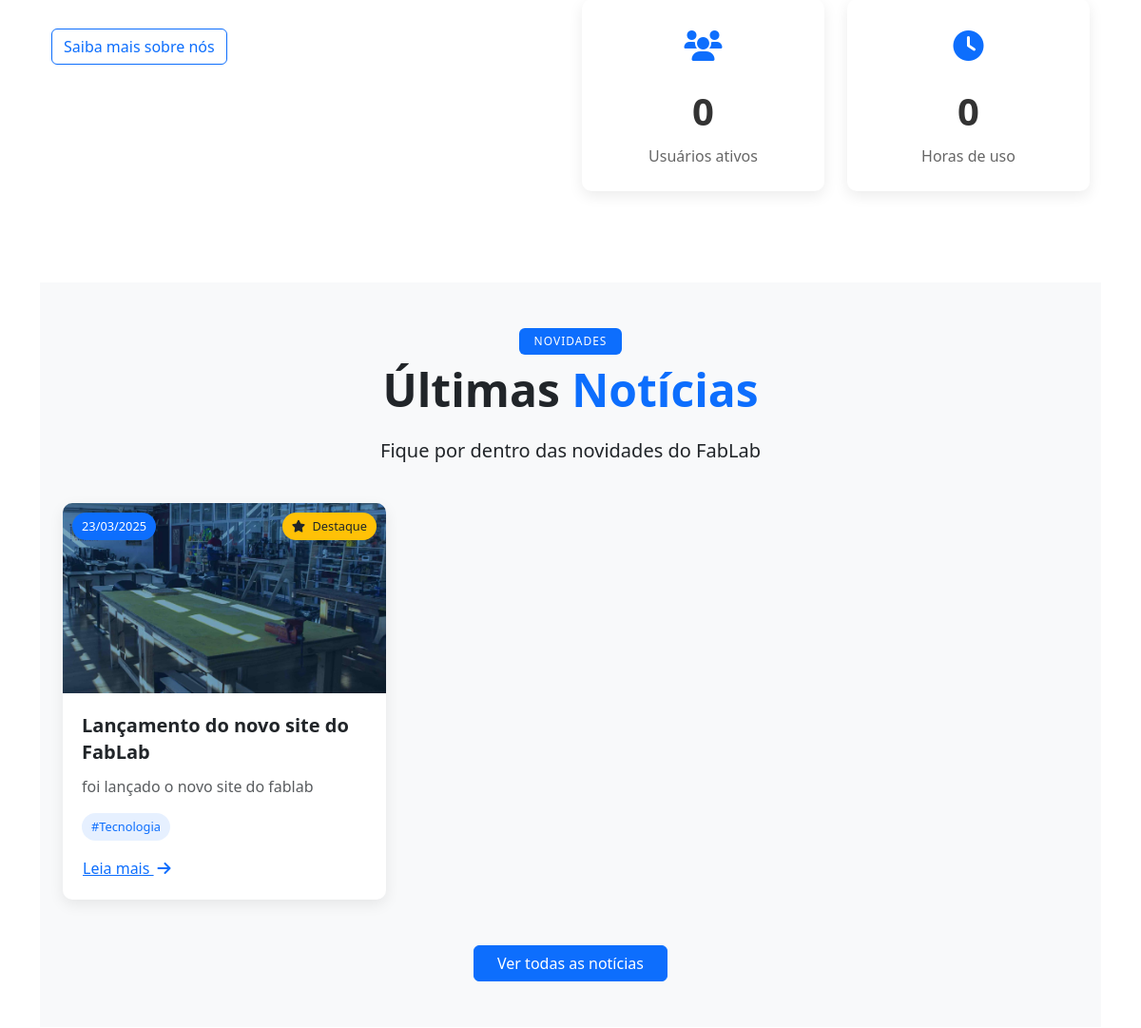
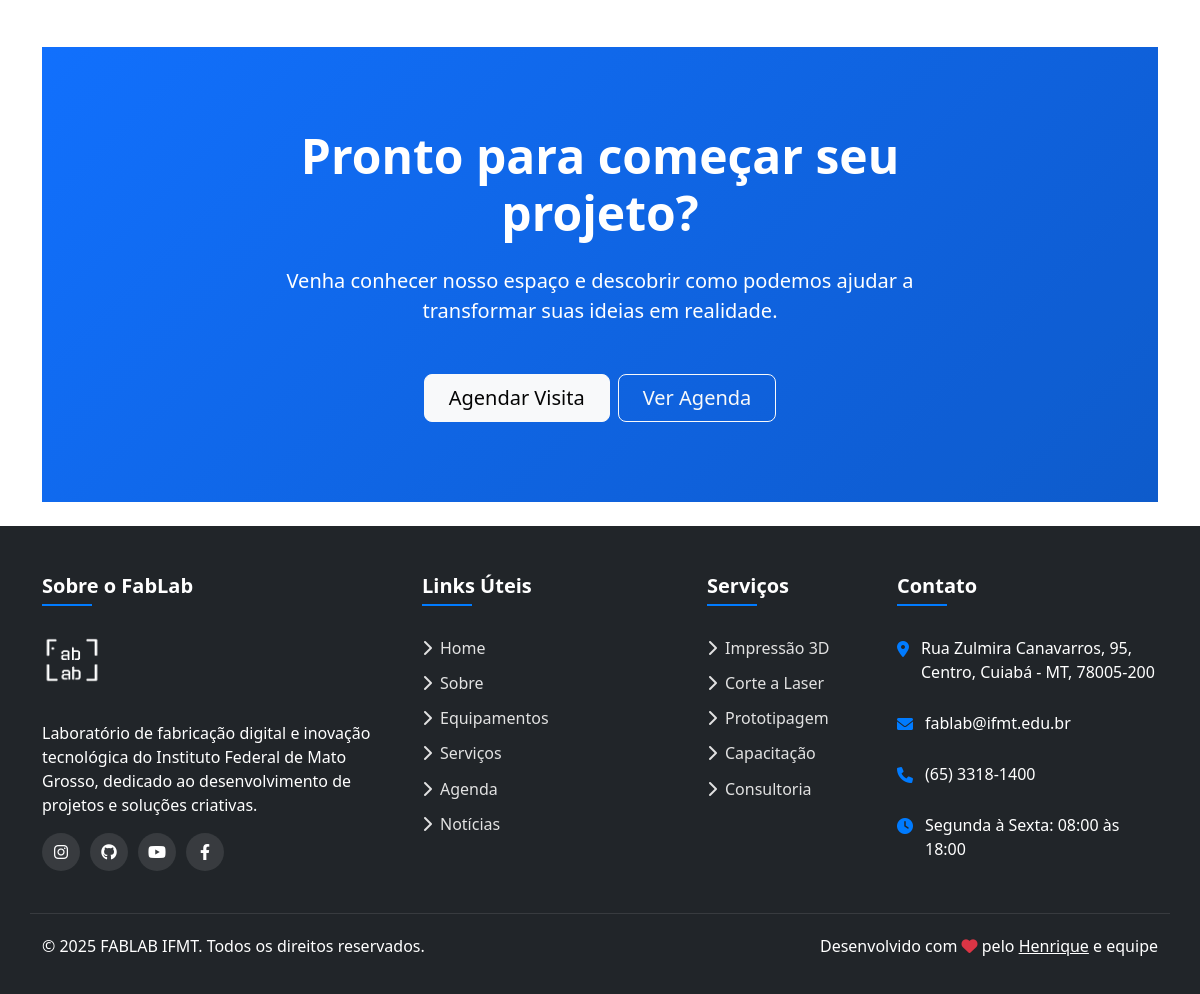
Before: / (lower part) with the older database file (2 pictures, top to bottom).
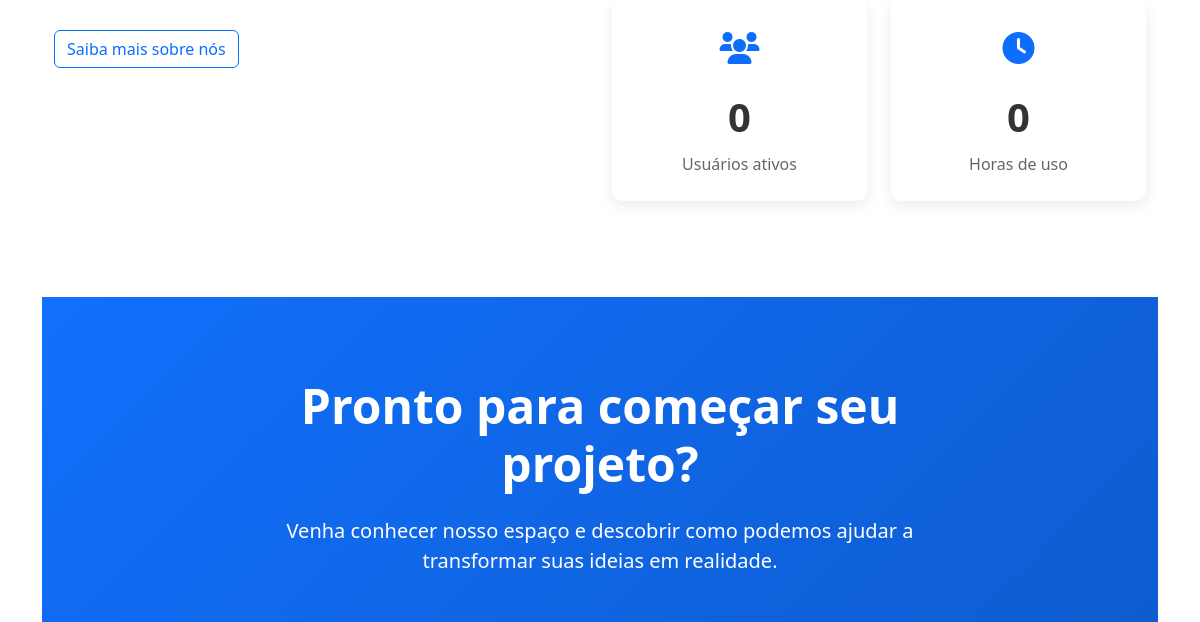
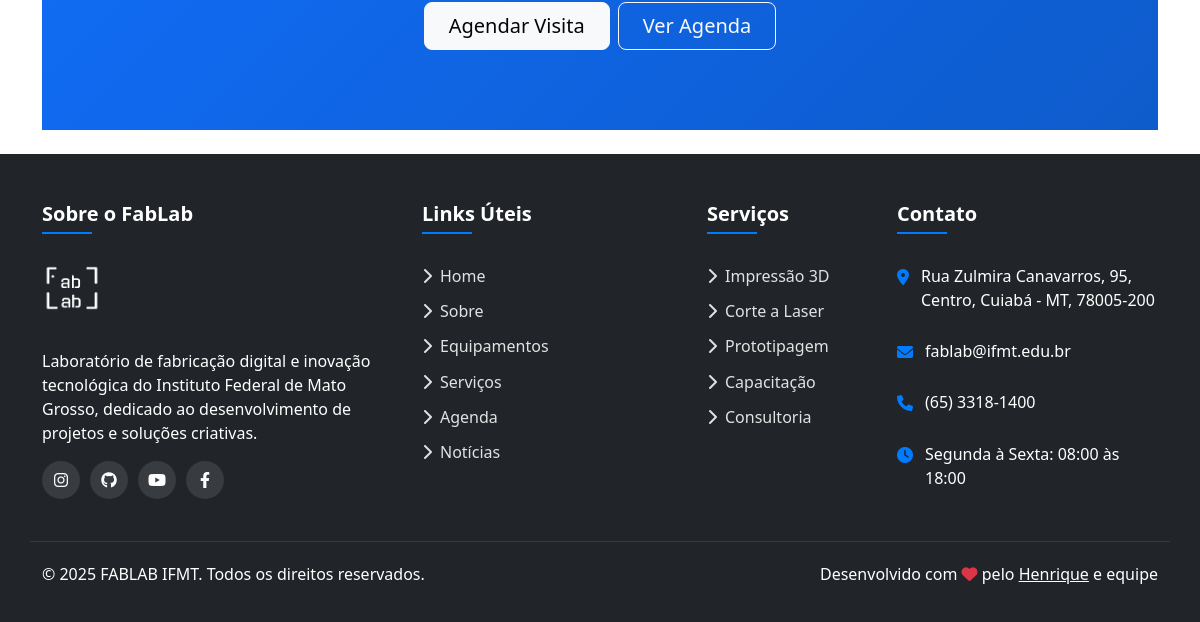
After: the same page with the newer database file (2 pictures, top to bottom).
### options/models.py (models this page shows, shortened)
class Noticia(models.Model):
    titulo = models.CharField(max_length=200)
    slug = models.SlugField(max_length=200, unique=True, help_text="URL amigável baseada no título")
    resumo = models.TextField(help_text="Resumo curto da notícia (exibido na listagem)")
    conteudo = models.TextField(help_text="Conteúdo completo da notícia")
    imagem = models.ImageField(upload_to='noticias/', help_text="Imagem principal da notícia")
    data_publicacao = models.DateTimeField(auto_now_add=True)
    data_atualizacao = models.DateTimeField(auto_now=True)
    autor = models.ForeignKey(settings.AUTH_USER_MODEL, on_delete=models.SET_NULL, null=True, blank=True, related_name='noticias')
    hashtags = models.ManyToManyField(Hashtag, blank=True, related_name='noticias')
    publicado = models.BooleanField(default=True, help_text="Se marcado, a notícia será visível no site")
    mostrar_na_home = models.BooleanField(default=False, help_text="Se marcado, a notícia será exibida na página inicial")
    destaque = models.BooleanField(default=False, help_text="Se marcado, receberá destaque visual")
    class Meta:
        ordering = ['-data_publicacao']
        verbose_name = 'Notícia'
        verbose_name_plural = 'Notícias'
    def get_absolute_url(self):
        return reverse('options:noticia_detalhe', args=[self.slug])

class Hashtag(models.Model):
    nome = models.CharField(max_length=50, unique=True)
    slug = models.SlugField(max_length=50, unique=True)
    class Meta:
        ordering = ['nome']
        verbose_name = 'Hashtag'
        verbose_name_plural = 'Hashtags'

### controllerapp/views.py (the view)
# urls.py: path('', views.home, name='home'),
def home(request):
    carousel_images = CarouselImage.objects.filter(active=True)
    noticias_home = Noticia.objects.filter(publicado=True, mostrar_na_home=True)[:3]
    projetos_destaque = Projeto.objects.filter(publicado=True, mostrar_na_home=True)[:4]
    now = timezone.now()
    proximos_eventos = Event.objects.filter(
        approved=True,
        start_time__gte=now,
        event_type__in=['internal', 'workshop', 'maintenance']
    ).order_by('start_time')[:5]  # Limitar aos próximos 5 eventos
    debug = request.GET.get('debug', False)
    theme = get_theme(request)
    context = {
        'carousel_images': carousel_images,
        'noticias': noticias_home,
        'tem_noticias': noticias_home.exists(),  # Para verificar se há notícias
        'projetos_destaque': projetos_destaque,  # Adicionamos os projetos ao contexto
        'tem_projetos': projetos_destaque.exists(),  # Para verificar se há projetos
        'proximos_eventos': proximos_eventos,
        'tem_eventos': proximos_eventos.exists(),
        'debug': debug,
        'theme': theme,
    }
    return render(request, 'home.html', context)

### controllerapp/views.py (called while the page is built)
def get_theme(request):
    return request.COOKIES.get('theme', 'light')

### logs/context_processors.py (called while the page is built)
def pending_events_count(request):
    context = {'global_pending_count': 0}
    if request.user.is_authenticated and request.user.is_staff:
        context['global_pending_count'] = Event.objects.filter(approved=False).count()
    return context

### users/context_processors.py (called while the page is built)
def registration_requests_count(request):
    pending_count = 0
    if request.user.is_authenticated and request.user.is_superuser:
        pending_count = RegistrationRequest.objects.filter(status='pending').count()
    return {
        'registration_pending_count': pending_count
    }

### templates/home.html (shortened to what this page needs)
{% extends 'layout.html' %}
{% load static %}
{% block content %}
  <div class="container mt-5 py-5">
    <div class="row">
      <div class="col-lg-6">
        <a href="{% url 'about' %}" class="btn btn-outline-primary mt-3">Saiba mais sobre nós</a>
      </div>
      <div class="col-lg-6">
        <div class="row g-4 mt-3">
          <div class="col-6">
            <div class="stats-card">
              <div class="stats-icon">
                <i class="fas fa-users"></i>
              </div>
              <div class="stats-number count-up" data-count="20">0</div>
              <div class="stats-label">Usuários ativos</div>
            </div>
          </div>
          <div class="col-6">
            <div class="stats-card">
              <div class="stats-icon">
                <i class="fas fa-clock"></i>
              </div>
              <div class="stats-number count-up" data-count="1000">0</div>
              <div class="stats-label">Horas de uso</div>
            </div>
          </div>
        </div>
      </div>
    </div>
  </div>
  {% if tem_noticias %}
  <div class="container-fluid bg-light py-5 mt-5">
    <div class="container">
      <div class="row mb-4 text-center">
        <div class="col">
          <span class="badge bg-primary text-white px-3 py-2 mb-2">NOVIDADES</span>
          <h2 class="display-5 fw-bold">Últimas <span class="text-primary">Notícias</span></h2>
          <p class="lead col-lg-8 mx-auto">Fique por dentro das novidades do FabLab</p>
        </div>
      </div>
      <div class="row g-4">
        {% for noticia in noticias %}
          <div class="col-lg-4 col-md-6">
            <div class="news-card">
              <div class="position-relative">
                <img src="{{ noticia.imagem.url }}" class="card-img-top" alt="{{ noticia.titulo }}">
                <span class="news-date">
                  {{ noticia.data_publicacao|date:"d/m/Y" }}
                </span>
                {% if noticia.destaque %}
                  <span class="news-featured">
                    <i class="fas fa-star me-1"></i> Destaque
                  </span>
                {% endif %}
              </div>
              <div class="news-body">
                <h5>{{ noticia.titulo }}</h5>
                <p class="text-muted">{{ noticia.resumo|truncatechars:120 }}</p>
                {% if noticia.hashtags.all %}
                <div class="news-tags">
                  {% for tag in noticia.hashtags.all %}
                    <a href="{% url 'options:noticias_por_tag' tag.slug %}" class="news-tag">
                      #{{ tag.nome }}
                    </a>
                  {% endfor %}
                </div>
                {% endif %}
                <a href="{{ noticia.get_absolute_url }}" class="btn btn-link p-0">Leia mais <i class="fas fa-arrow-right ms-1"></i></a>
              </div>
            </div>
          </div>
        {% endfor %}
      </div>
      <div class="row mt-5">
        <div class="col-12 text-center">
          <a href="{% url 'options:noticias' %}" class="btn btn-primary px-4">Ver todas as notícias</a>
        </div>
      </div>
    </div>
  </div>
  {% endif %}
  <div class="cta-section mt-5">
    <div class="container">
      <div class="row">
        <div class="col-lg-8 mx-auto text-center">
          <h2 class="display-5 fw-bold text-white mb-4">Pronto para começar seu projeto?</h2>
          <p class="lead text-white mb-5">Venha conhecer nosso espaço e descobrir como podemos ajudar a transformar suas ideias em realidade.</p>
          <div class="d-grid gap-2 d-sm-flex justify-content-sm-center">
            <a href="{% url 'logs:request_visit' %}" class="btn btn-light btn-lg px-4 gap-3">Agendar Visita</a>
            <a href="{% url 'logs:agenda_home' %}" class="btn btn-outline-light btn-lg px-4">Ver Agenda</a>
          </div>
        </div>
      </div>
    </div>
  </div>
{% endblock %}

Changed rows visible on the page:
no longer on this page (row edited): Noticia: imagem (picture), data_publicacao "23/03/2025", destaque True (drawn), titulo "Lançamento do novo site do FabLab", resumo "foi lançado o novo site do fablab"
no longer on this page (row unchanged): Hashtag: nome "Tecnologia"
Other visible differences:
text no longer shown: "NOVIDADES Últimas Notícias Fique por dentro das novidades do FabLab Ver todas as notícias"
